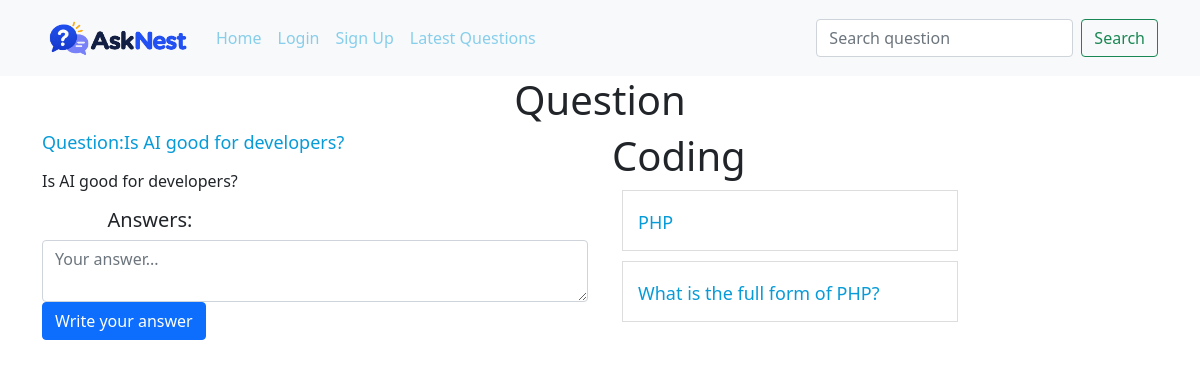
/?q-id=3, run on the app's committed database.
### tables this page shows
CREATE TABLE `questions` (
  `id` int NOT NULL,
  `title` varchar(255) NOT NULL,
  `description` varchar(255) NOT NULL,
  `category_id` int NOT NULL,
  `user_id` int NOT NULL
);

CREATE TABLE `category` (
  `id` int NOT NULL,
  `name` varchar(100) NOT NULL
);

### client/question-details.php (the view, shortened to what this page needs)
<div class="container">
    <h1 class="heading">Question</h1>
    <div class="row">
        <div class="col-6">
            <?php
            include("./common/db.php");
            $query = "select * from questions where id = $qid";
            $result = $conn->query($query);
            $row = $result->fetch_assoc();
            $cid=$row['category_id'];
            echo "<h4 class='margin-bottom-15 question-title'>Question:".$row['title']."</h4>
            <p class='margin-bottom-15'>".$row['description']."</p>";
            include("answers.php")
            ?>
            <form action="./server/request.php" method="post">
                <textarea name="answer" class="form-control class='margin-bottom-15'" placeholder="Your answer..."></textarea>
                <button class="btn btn-primary">Write your answer</button>
            </form>
        </div>
        <div class="col-4">
            <?php
            $categoryQuery = "select name from category where id=$cid";
            $categoryResult = $conn->query($categoryQuery);
            $categoryRow = $categoryResult->fetch_assoc();
            echo "<h1>".ucfirst($categoryRow['name'])."</h1>";
            $query = "select * from questions where category_id=$cid and id!=$qid";
            $result = $conn->query($query);
            foreach($result as $row){
                $id = $row['id'];
                $title = $row['title'];
                echo "<div class='question-list'>
                <h4><a href=?q-id=$id>$title</a></h4>
                </div>";
            }
            ?>
        </div>
    </div>
</div>

### public/style.css (style rules this page uses)
a { color: skyblue !important; }
.heading { text-align: center; }
.margin-bottom-15 { margin-bottom: 15px; }
.question-list { border: 1px solid #ddd; padding: 15px; margin: 10px; }
.question-list h4 { margin: 0; padding: 0; }
.question-list a, .question-title { font-size: 18px; text-decoration: none; color: #079bd8 !important; }

### data on the page
questions: title "Is AI good for developers?", description "Is AI good for developers?"
category: name "Coding"
questions: title "PHP"
questions: title "What is the full form of PHP?"
